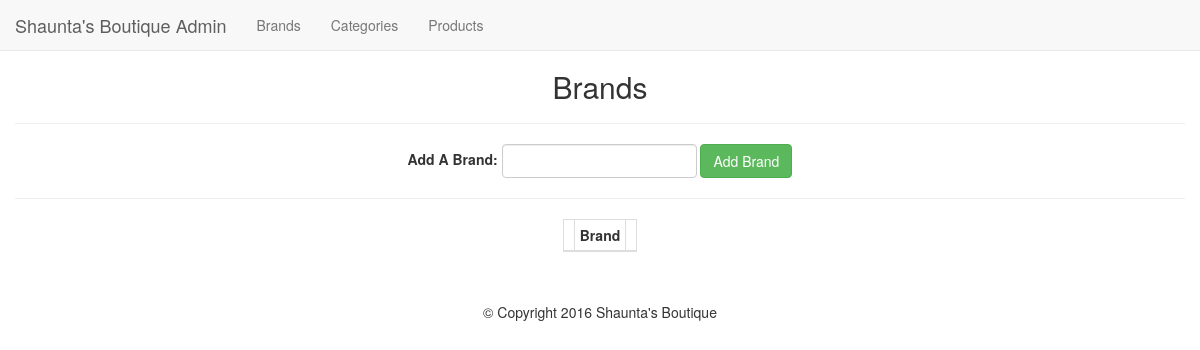
Page /admin/brands.php on the earlier database version.
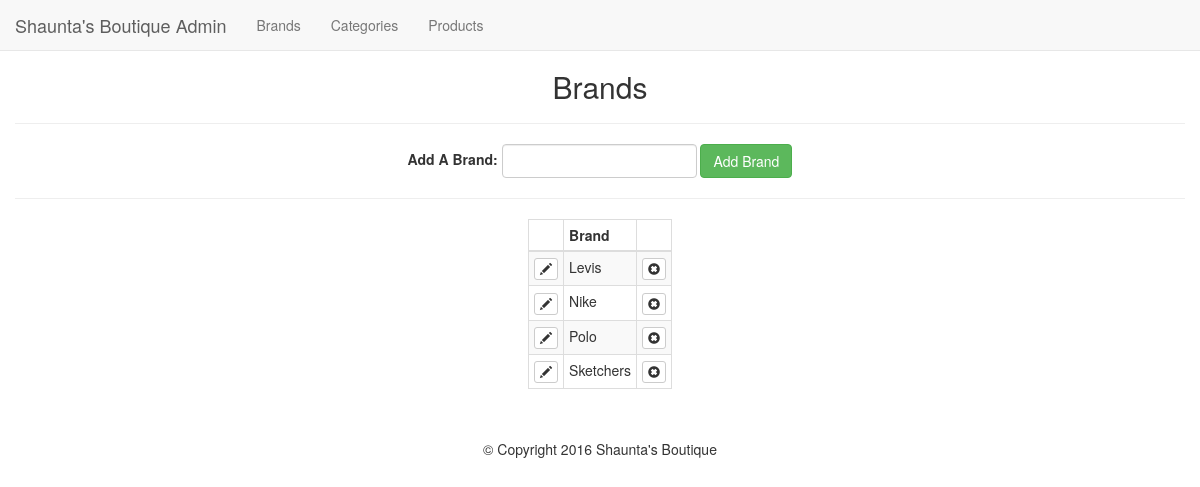
Same page on the later database version.
### tables this page shows
CREATE TABLE `brand` (
  `id` int(11) NOT NULL,
  `brand` varchar(255) NOT NULL
);

### admin/brands.php (the view, shortened to what this page needs)
<?php
	require_once '../core/init.php';
	include 'includes/head.php';
	include 'includes/navigation.php';
	$results = $db->query("SELECT * FROM brand ORDER BY brand");
?>
<h2 class="text-center">Brands</h2>
<hr>
<div class="text-center">
	<form class="form-inline" action="brands.php<?php echo ((isset($_GET['edit']))?'?edit='.$edit_id : ''); ?>" method="post">
		<div class="form-group">
			<label for="brand"><?php echo ((isset($_GET['edit']))?'Edit' : 'Add A'); ?> Brand:</label>
			<?php
				$brand_value = '';
			?>
			<input class="form-control" type="text" name="brand" id="brand" value="<?php echo $brand_value; ?>">
			<input class="btn btn-success" type="submit" name="add_submit" value="<?php echo ((isset($_GET['edit']))?'Edit' : 'Add'); ?> Brand">
		</div>
	</form>
</div>
<hr>
<table class="table table-bordered table-striped table-auto table-condensed">
	<thead>
		<th></th>
		<th>Brand</th>
		<th></th>
	</thead>
	<tbody>
		<?php while($brand = mysqli_fetch_assoc($results)) : ?>
		<tr>
			<td><a class="btn btn-xs btn-default" href="brands.php?edit=<?php echo $brand['id']; ?>"><span class="glyphicon glyphicon-pencil"></span></a></td>
			<td><?php echo $brand['brand']; ?></td>
			<td><a class="btn btn-xs btn-default" href="brands.php?delete=<?php echo $brand['id']; ?>"><span class="glyphicon glyphicon-remove-sign"></span></a></td>
		</tr>
		<?php endwhile; ?>
	</tbody>
</table>
<?php
	include 'includes/footer.php';

Differences in the rows shown:
added brand: brand "Levis"
added brand: brand "Nike"
added brand: brand "Polo"
added brand: brand "Sketchers"
